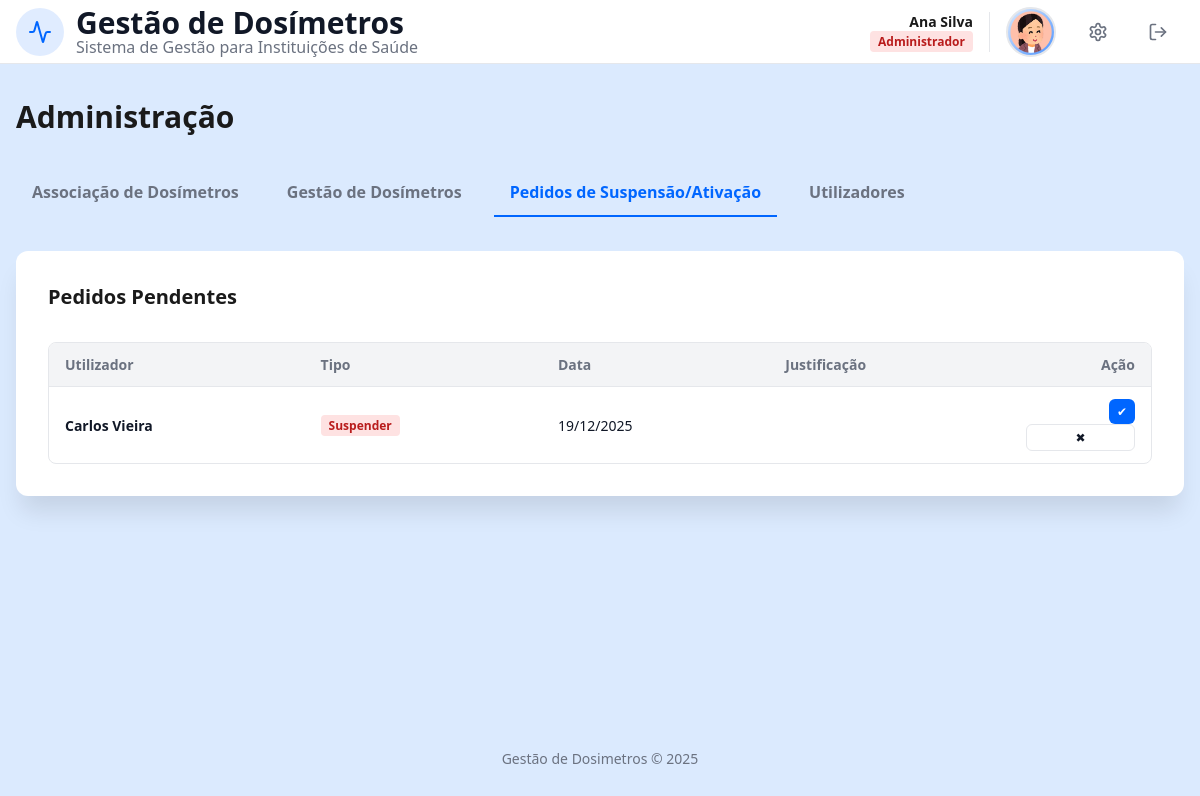
/admin.php?tab=pedidos (signed in), run on an earlier commit of the app's database.
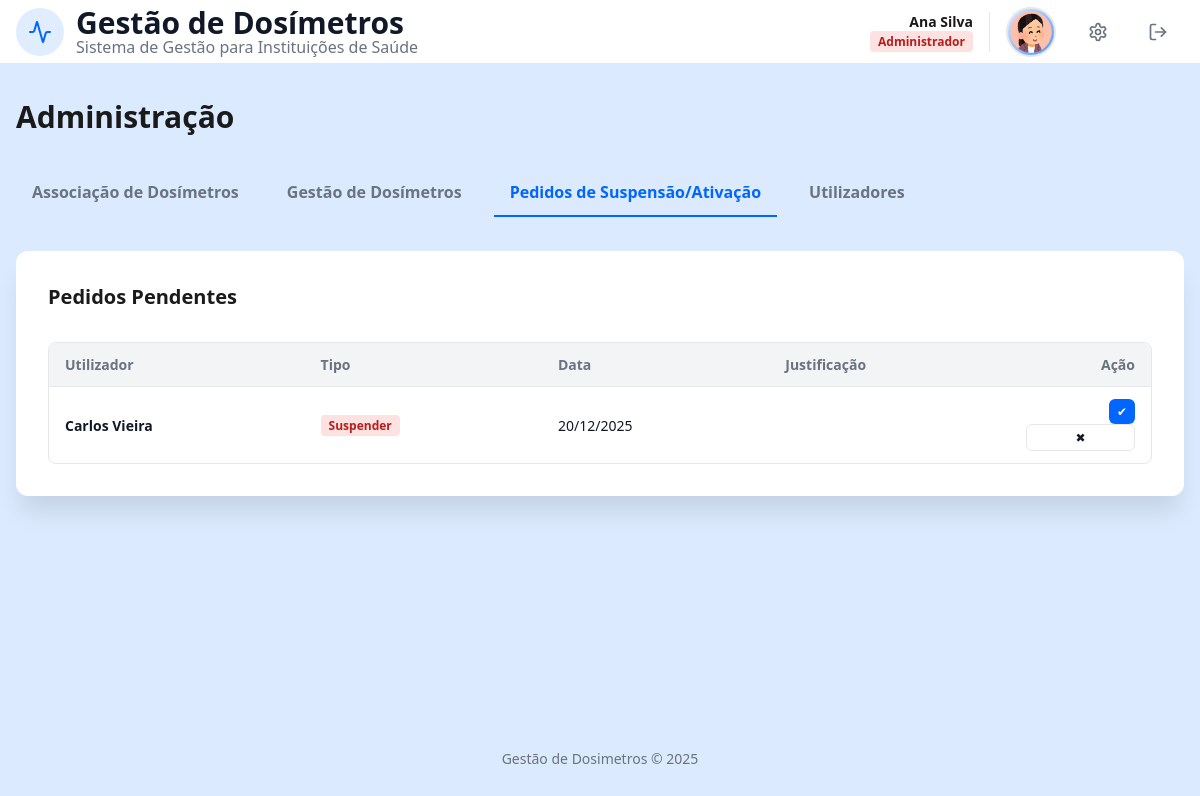
And on a later commit of the database.
### tables this page shows
CREATE TABLE ChangeRecord (
    idCR INTEGER PRIMARY KEY AUTOINCREMENT,
    idA INTEGER NOT NULL,
    idUser INTEGER NOT NULL,
    requestType TEXT CHECK(requestType IN ('Suspender','Ativar')) NOT NULL,
    message TEXT NOT NULL,
    requestDate DATETIME NOT NULL,
    status TEXT CHECK(status IN ('Pendente','Concluído')) DEFAULT 'Pendente',

    idAdmin INTEGER,
    decisionDate DATETIME,
    finalStatus TEXT CHECK(finalStatus IN ('Ativo','Suspenso')),

    FOREIGN KEY (idA) REFERENCES ApprovedRequest(idA) ON DELETE CASCADE,
    FOREIGN KEY (idUser) REFERENCES User(idU),
    FOREIGN KEY (idAdmin) REFERENCES User(idU)
);

CREATE TABLE User (
    idU INTEGER PRIMARY KEY AUTOINCREMENT,
    name TEXT NOT NULL,
    surname TEXT NOT NULL, 
    birthDate DATE NOT NULL,
    sex TEXT CHECK(sex IN ('Female', 'Male', 'Other')) NOT NULL,
    email TEXT UNIQUE NOT NULL, 
    password TEXT NOT NULL,
    phoneN TEXT CHECK(phoneN GLOB '+[0-9][0-9][0-9]*'),
    userType TEXT CHECK(userType IN ('Administrador', 'Físico Médico', 'Profissional de Saúde')) NOT NULL,
    userStatus BOOLEAN DEFAULT 1,
    profilePic TEXT DEFAULT 'foto/12225881.png'
);

### database/admin_db.php (called while the page is built, shortened)
<?php
function getPendingChangeRequests($db) {
    $sql = "SELECT CR.*, U.name, U.surname, U.email
            FROM ChangeRecord CR
            JOIN User U ON CR.idUser = U.idU
            WHERE CR.status = 'Pendente' ORDER BY CR.requestDate ASC";
    $stmt = $db->prepare($sql);
    $stmt->execute();
    return $stmt->fetchAll();
}
?>

### templates/admin_views.php (the view, shortened to what this page needs)
<?php
function renderAdminTabs($currentTab) {
    ?>
    <div class="admin-tabs">
        <a href="admin.php?tab=associacao" class="tab-link <?php echo $currentTab === 'associacao' ? 'active' : ''; ?>">Associação de Dosímetros</a>
        <a href="admin.php?tab=gestao" class="tab-link <?php echo $currentTab === 'gestao' ? 'active' : ''; ?>">Gestão de Dosímetros</a>
        <a href="admin.php?tab=pedidos" class="tab-link <?php echo $currentTab === 'pedidos' ? 'active' : ''; ?>">Pedidos de Suspensão/Ativação</a>
        <a href="admin.php?tab=users" class="tab-link <?php echo $currentTab === 'users' ? 'active' : ''; ?>">Utilizadores</a>
    </div>
    <?php
}
    ?>
    <?php
function renderRequestsTab($requests) {
    ?>
    <div class="card">
        <h2 class="titulo-separador mb1">Pedidos Pendentes</h2>
        <?php if (empty($requests)): ?>
             <p class="subtítulo">Não existem pedidos pendentes.</p>
        <?php else: ?>
            <div class="table-container">
                <table class="admin-table">
                    <thead>
                        <tr>
                            <th>Utilizador</th>
                            <th>Tipo</th>
                            <th>Data</th>
                            <th>Justificação</th>
                            <th class="txt-right">Ação</th>
                        </tr>
                    </thead>
                    <tbody>
                    <?php foreach ($requests as $req): ?>
                        <tr>
                            <td><span class="nome-tab"><?php echo htmlspecialchars($req['name'].' '.$req['surname']); ?></span></td>
                            <td>
                                <span class="role-badge <?php echo $req['requestType'] == 'Suspender' ? 'badge-red' : 'badge-green'; ?>">
                                    <?php echo htmlspecialchars($req['requestType']); ?>
                                </span>
                            </td>
                            <td><?php echo date('d/m/Y', strtotime($req['requestDate'])); ?></td>
                            <td class="subtítulo"><?php echo htmlspecialchars($req['justification']); ?></td>
                            <td class="txt-right">
                                <a href="processa_admin.php?action=decide_suspensao&idCR=<?php echo $req['idCR']; ?>&decisao=aprovado" class="btn btn-primary btn-sm">✔</a>
                                <a href="processa_admin.php?action=decide_suspensao&idCR=<?php echo $req['idCR']; ?>&decisao=rejeitado" class="btn btn-cancel btn-sm">✖</a>
                            </td>
                        </tr>
                    <?php endforeach; ?>
                    </tbody>
                </table>
            </div>
        <?php endif; ?>
    </div>
    <?php
}
    ?>

### templates/header.php (shortened to what this page needs)
<?php function header_set($title = 'Gestão de Dosímetros') { ?>
    <!DOCTYPE html>
    <html lang="pt">
    <head>
        <link rel="stylesheet" href="css/style.css">
        <link rel="stylesheet" href="css/responsive.css">
    </head>
<?php } ?>

### admin.php (shortened to what this page needs)
<?php
require_once "database/connection.php";
require_once "database/admin_db.php";
require_once "templates/header.php";
require_once "templates/nav.php";
require_once "templates/footer.php";
require_once "templates/admin_views.php";
$db = getDatabaseConnection();
$title = "Administração";
$tab = isset($_GET['tab']) ? $_GET['tab'] : 'associacao';
header_set($title);
?>
<body>
    <div class="page-wrapper">
        <?php nav_set(); ?>
        <main class="main-container">
            <h1 class="titulo mb2">Administração</h1>
            <?php renderAdminTabs($tab); ?>
            <?php
            if ($tab === 'associacao') {
                $pendingList = getPendingAssociations($db);
                renderAssociationTable($pendingList);
                if (isset($_GET['associar'])) {
                    $userToAssociate = isset($_GET['user']) ? $_GET['user'] : 'Utilizador';
                    renderAssociateForm($_GET['associar'], $userToAssociate);
                }
            }
            elseif ($tab === 'pedidos') {
                $reqs = getPendingChangeRequests($db);
                renderRequestsTab($reqs);
            }
            ?>
        </main>
        <?php renderFooter(); ?>
    </div>
</body>
</html>

### templates/nav.php (shortened to what this page needs)
<?php function nav_set() {
    $userName = isset($_SESSION['name']) ? $_SESSION['name'] : 'Utilizador';
    $userSurname = isset($_SESSION['surname']) ? $_SESSION['surname'] : '';
    $userType = isset($_SESSION['userType']) ? $_SESSION['userType'] : '';
    $profilePic = isset($_SESSION['profilePic']) ? $_SESSION['profilePic'] : 'foto/12225881.png';
    $roleLabel = isset($_SESSION['roleLabel']) ? $_SESSION['roleLabel'] : $userType;
    $badgeClass = 'badge-blue';
    if ($userType === 'Físico Médico') {
        $badgeClass = 'badge-purple';
    } elseif ($userType === 'Administrador') {
        $badgeClass = 'badge-red';
    }
    ?>
            <header class="header1">
                <div class="header-container">
                    <div class="logo-area">
                        <div class="logo-box">
                            <img src="css/icon.svg" width="48" height="48" alt="Logo">
                        </div>
                        <div class="logo-text">
                            <h1>Gestão de Dosímetros</h1>
                            <p>Sistema de Gestão para Instituições de Saúde</p>
                        </div>
                    </div>
                    <div class="user-area">
                        <div class="user-info">
                            <span class="user-name">
                                <?php echo htmlspecialchars($userName . ' ' . $userSurname); ?>
                            </span>
                            <span class="role-badge <?php echo $badgeClass; ?>">
                                <?php echo htmlspecialchars($roleLabel); ?>
                            </span>
                        </div>
                        <img src="<?php echo htmlspecialchars($profilePic); ?>" alt="Perfil" class="profile-pic">
                        <div class="action-buttons">
                            <a href="perfil.php" class="btn btn-header" title="Perfil do Utilizador">
                            </a>
                            <a href="LogOut.php" class="btn btn-header" title="Sair">
                                <svg xmlns="http://www.w3.org/2000/svg" width="20" height="20" viewBox="0 0 24 24" fill="none" stroke="currentColor" stroke-width="2" stroke-linecap="round" stroke-linejoin="round">
                                    <path d="M9 21H5a2 2 0 0 1-2-2V5a2 2 0 0 1 2-2h4"/>
                                    <polyline points="16 17 21 12 16 7"/>
                                    <line x1="21" x2="9" y1="12" y2="12"/>
                                </svg>
                            </a>
                        </div>
                    </div>
                </div>
            </header>
<?php } ?>

### templates/footer.php
<?php function renderFooter() { ?>
            <footer class="footer mb2">
                Gestão de Dosimetros © 2025
            </footer>
<?php } ?>

What changed in the data, as far as the page shows it:
changed changerecord "Suspender": requestDate "19/12/2025" → "20/12/2025"
